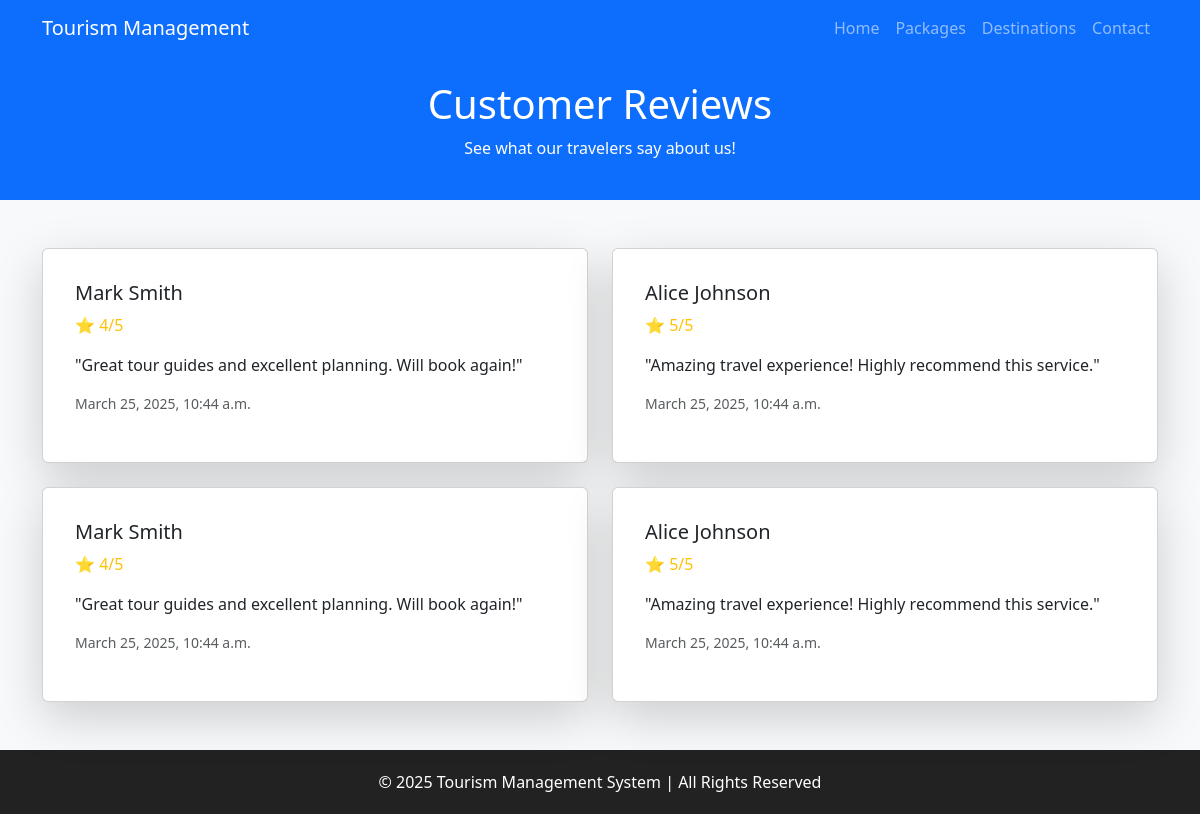
The app's page /reviews/ with its own data.
### tourism/models.py (models this page shows, shortened)
class Review(models.Model):
    name = models.CharField(max_length=100)
    rating = models.IntegerField(default=5)  # Rating out of 5
    comment = models.TextField()
    date = models.DateTimeField(auto_now_add=True)

### tourism/views.py (the view)
# urls.py: path('reviews/', views.reviews, name='reviews'),
def reviews(request):
    reviews_list = Review.objects.all().order_by('-date')  # Fetch all reviews
    return render(request, 'reviews.html', {'reviews': reviews_list})

### tourism/templates/reviews.html (shortened to what this page needs)
<!DOCTYPE html>
<html lang="en">
<head>
    <link href="https://cdn.jsdelivr.net/npm/bootstrap@5.3.0/dist/css/bootstrap.min.css" rel="stylesheet">
</head>
<body class="bg-light">
    <nav class="navbar navbar-expand-lg navbar-dark bg-primary">
        <div class="container">
            <a class="navbar-brand" href="/">Tourism Management</a>
            <div class="collapse navbar-collapse" id="navbarNav">
                <ul class="navbar-nav ms-auto">
                    <li class="nav-item"><a class="nav-link" href="/">Home</a></li>
                    <li class="nav-item"><a class="nav-link" href="{% url 'packages' %}">Packages</a></li>
                    <li class="nav-item"><a class="nav-link" href="{% url 'destination' %}">Destinations</a></li>
                    <li class="nav-item"><a class="nav-link" href="/tourism/contact/">Contact</a></li>
                </ul>
            </div>
        </div>
    </nav>
    <header class="bg-primary text-white py-4 text-center">
        <h1>Customer Reviews</h1>
        <p>See what our travelers say about us!</p>
    </header>
    <div class="container my-5">
        <div class="row g-4">
            {% for review in reviews %}
            <div class="col-md-6">
                <div class="card review-card p-3 shadow-lg">
                    <div class="card-body">
                        <h5 class="card-title">{{ review.name }}</h5>
                        <p class="text-warning">⭐ {{ review.rating }}/5</p>
                        <p class="card-text">"{{ review.comment }}"</p>
                        <p class="text-muted small">{{ review.date }}</p>
                    </div>
                </div>
            </div>
            {% empty %}
            <p class="text-center">No reviews yet. Be the first to review!</p>
            {% endfor %}
        </div>
    </div>
    <footer class="footer text-center">
        <p class="mb-0">&copy; 2025 Tourism Management System | All Rights Reserved</p>
    </footer>
</body>
</html>

### tourism/templates/reviews.html (style rules this page uses)
.review-card { transition: 0.3s; }
.footer { background: #222; color: white; padding: 20px 0; }

### records on screen
Review: name "Mark Smith", rating "4", comment "Great tour guides and excellent planning. Will book again!", date "March 25, 2025, 10:44 a.m."
Review: name "Alice Johnson", rating "5", comment "Amazing travel experience! Highly recommend this service.", date "March 25, 2025, 10:44 a.m."
Review: name "Mark Smith", rating "4", comment "Great tour guides and excellent planning. Will book again!", date "March 25, 2025, 10:44 a.m."
Review: name "Alice Johnson", rating "5", comment "Amazing travel experience! Highly recommend this service.", date "March 25, 2025, 10:44 a.m."
